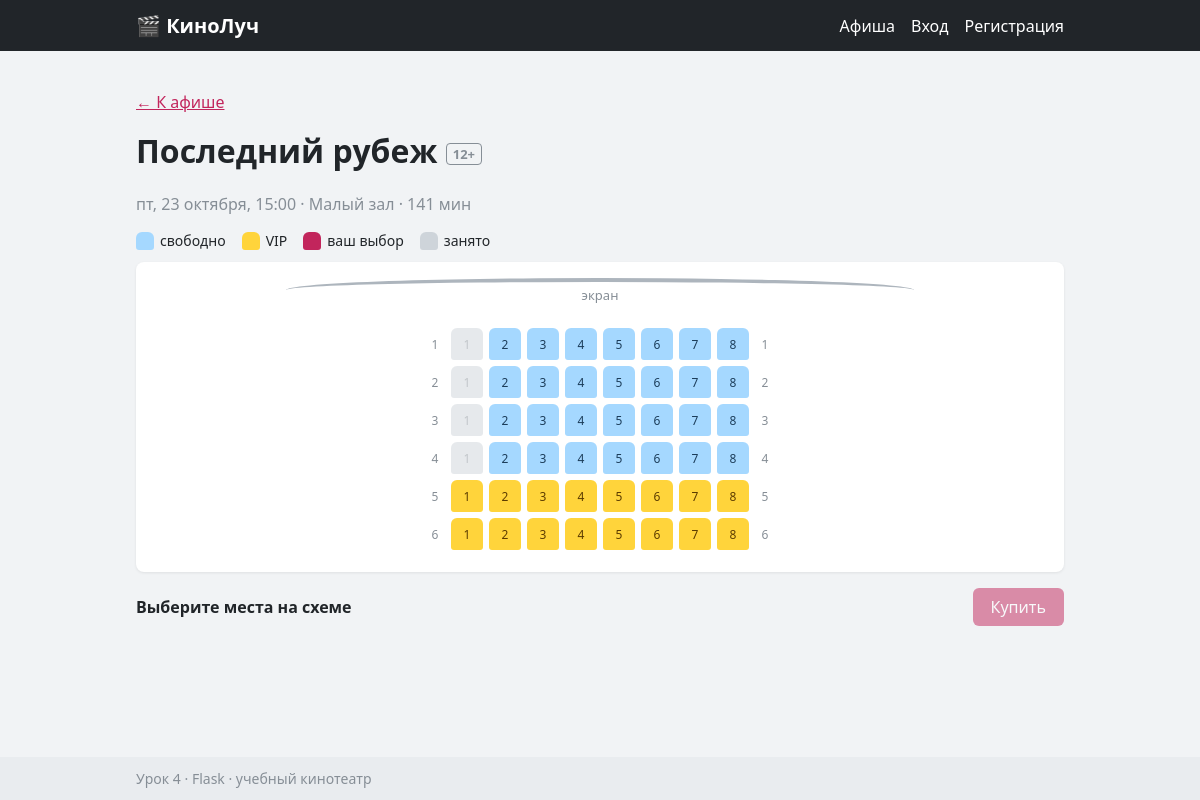
/showtime/7, run on the app's committed database.
### tables this page shows
CREATE TABLE movies (
    id INTEGER PRIMARY KEY AUTOINCREMENT,
    title TEXT NOT NULL,
    duration_min INTEGER NOT NULL,
    age TEXT NOT NULL,
    description TEXT NOT NULL
);

CREATE TABLE halls (
    id INTEGER PRIMARY KEY AUTOINCREMENT,
    name TEXT NOT NULL,
    rows_count INTEGER NOT NULL,
    seats_count INTEGER NOT NULL
);

### app/views/schedule.py (the view)
@bp.route("/showtime/<int:showtime_id>")
def showtime(showtime_id):
    st = showtimes_repo.get(showtime_id)
    if st is None:
        abort(404)
    if st.is_past():
        flash("Этот сеанс уже начался — выберите другой")
        return redirect(url_for("schedule.index"))
    return render_template(
        "showtime.html",
        st=st,
        taken=showtimes_repo.taken_seats(st.id),
        prices=pricing.row_prices(st),
        max_seats=config.MAX_SEATS,
    )

### app/auth.py (called while the page is built, shortened)
def current_user():
    user_id = session.get("user_id")
    if user_id is None:
        return None

def inject_user():
    return {"user": current_user()}

### app/db.py (called while the page is built)
def get_db():
    if "db" not in g:
        if not os.path.exists(config.DATABASE):
            init_db()
        g.db = sqlite3.connect(config.DATABASE)
        g.db.row_factory = sqlite3.Row
    return g.db

### app/models/hall.py (called while the page is built)
    def is_vip(self, row):
        return row > self.rows - config.VIP_ROWS

### app/models/showtime.py (called while the page is built)
    def is_past(self, now=None):
        now = now or datetime.now()
        return self.start <= now

### app/repositories/showtimes.py (called while the page is built)
def _to_showtime(row):
    return Showtime(
        id=row["id"],
        start=datetime.strptime(row["start"], "%Y-%m-%d %H:%M"),
        movie=Movie(
            id=row["movie_id"],
            title=row["title"],
            duration_min=row["duration_min"],
            age=row["age"],
            description=row["description"],
        ),
        hall=Hall(
            id=row["hall_id"],
            name=row["hall_name"],
            rows=row["rows_count"],
            seats=row["seats_count"],
        ),
    )

def get(showtime_id):
    row = get_db().execute(queries.SHOWTIME_BY_ID, (showtime_id,)).fetchone()
    return _to_showtime(row) if row else None

def taken_seats(showtime_id):
    rows = get_db().execute(queries.TAKEN_SEATS, (showtime_id,)).fetchall()
    return [(r["row_no"], r["seat_no"]) for r in rows]

### app/services/pricing.py (called while the page is built)
def seat_price(showtime, row):
    price = config.BASE_PRICE
    if showtime.start.hour < config.MORNING_UNTIL:
        price = price * (100 - config.MORNING_DISCOUNT_PERCENT) // 100
    if is_weekend(showtime.start):
        price = price * (100 + config.WEEKEND_EXTRA_PERCENT) // 100
    if row > showtime.hall.rows - config.VIP_ROWS:
        price += config.VIP_EXTRA
    return price

def row_prices(showtime):
    return {row: seat_price(showtime, row) for row in range(1, showtime.hall.rows + 1)}

### app/utils/dates.py (called while the page is built)
def is_weekend(day):
    return day.isoweekday() >= 6

def human_day(day):
    return f"{WEEKDAYS[day.weekday()]}, {day.day} {MONTHS[day.month - 1]}"

def hhmm(moment):
    return moment.strftime("%H:%M")

### app/utils/formatting.py (called while the page is built)
def money(value):
    return f"{value:,}".replace(",", " ") + " ₸"

### app/templates/showtime.html (shortened to what this page needs)
{% extends "base.html" %}
{% block content %}
  <p><a href="{{ url_for('schedule.index', day=st.start.date().isoformat()) }}">← К афише</a></p>
  <h1>{{ st.movie.title }} <span class="age">{{ st.movie.age }}</span></h1>
  <p class="muted">{{ st.start|day }}, {{ st.start|hhmm }} · {{ st.hall.name }} · {{ st.movie.duration_min }} мин</p>
  <div class="legend">
    <span><i class="seat seat--demo"></i> свободно</span>
    <span><i class="seat seat--demo seat--vip"></i> VIP</span>
    <span><i class="seat seat--demo seat--selected"></i> ваш выбор</span>
    <span><i class="seat seat--demo seat--taken"></i> занято</span>
  </div>
  <div class="hall" id="hall" data-showtime="{{ st.id }}" data-max="{{ max_seats }}">
    <div class="screen">экран</div>
    {% for r in range(1, st.hall.rows + 1) %}
      <div class="hall__row">
        <span class="hall__label">{{ r }}</span>
        {% for n in range(1, st.hall.seats + 1) %}
          {% set is_taken = (r, n) in taken %}
          <button type="button"
                  class="seat {% if st.hall.is_vip(r) %}seat--vip{% endif %} {% if is_taken %}seat--taken{% endif %}"
                  data-row="{{ r }}" data-number="{{ n }}" data-price="{{ prices[r] }}"
                  title="Ряд {{ r }}, место {{ n }} — {{ prices[r]|money }}"
                  {% if is_taken %}disabled{% endif %}>{{ n }}</button>
        {% endfor %}
        <span class="hall__label">{{ r }}</span>
      </div>
    {% endfor %}
  </div>
  <div class="summary">
    <p id="summary">Выберите места на схеме</p>
    <button type="button" id="buy" disabled>Купить</button>
  </div>
  <p class="error" id="error"></p>
{% endblock %}

### app/static/css/style.css (style rules this page uses)
* { box-sizing: border-box; }
body { margin: 0; font-family: "Segoe UI", Arial, sans-serif; background: #f1f3f5; color: #212529; display: flex; flex-direction: column; min-height: 100vh; }
a { color: #c2255c; }
h1 { margin-top: 0; }
.muted { color: #868e96; }
.error { color: #c92a2a; font-weight: 600; min-height: 1.2em; }
.age { display: inline-block; font-size: 13px; padding: 1px 6px; border: 1px solid #868e96; border-radius: 4px; color: #868e96; vertical-align: middle; }
.legend { display: flex; flex-wrap: wrap; gap: 16px; margin: 12px 0; font-size: 14px; }
.legend span { display: inline-flex; align-items: center; gap: 6px; }
.hall { overflow-x: auto; background: #fff; border-radius: 8px; padding: 16px; box-shadow: 0 1px 3px rgba(0, 0, 0, 0.08); }
.screen { margin: 0 auto 20px; width: 70%; padding: 4px; text-align: center; font-size: 13px; color: #868e96; border-top: 4px solid #adb5bd; border-radius: 50% 50% 0 0 / 12px 12px 0 0; }
.hall__row { display: flex; justify-content: center; align-items: center; gap: 6px; margin-bottom: 6px; min-width: max-content; }
.hall__label { width: 20px; text-align: center; font-size: 12px; color: #868e96; }
.seat { width: 32px; height: 32px; padding: 0; border: none; border-radius: 6px 6px 3px 3px; background: #a5d8ff; color: #1c3d5a; font: inherit; font-size: 12px; cursor: pointer; }
.seat--demo { display: inline-block; width: 18px; height: 18px; cursor: default; }
.seat--vip { background: #ffd43b; color: #5c3c00; }
.seat--selected { background: #c2255c; color: #fff; }
.seat--taken, .seat:disabled { background: #ced4da; color: #868e96; cursor: not-allowed; }
.summary { display: flex; flex-wrap: wrap; align-items: center; justify-content: space-between; gap: 12px; margin-top: 16px; }
.summary p { margin: 0; font-weight: 600; }
button { font: inherit; padding: 8px 18px; border: none; border-radius: 6px; background: #c2255c; color: #fff; cursor: pointer; }
button:disabled { opacity: 0.5; cursor: not-allowed; }

### data on the page
movies: movie "Последний рубеж", movie.age "12+", movie.duration_min "141"
halls: hall.name "Малый зал"

### other printed values
{{ st.start|day }} "пт, 23 октября"
{{ st.start|hhmm }} "15:00"
{{ r }} "1" "2" "3" "4" "5" "6"
{{ n }} "1" "2" "3" "4" "5" "6" "7" "8" "1" "2" "3" "4" "5" "6" "7" "8" "1" "2" "3" "4" "5" "6" "7" "8" "1" "2" "3" "4" "5" "6" "7" "8" "1" "2" "3" "4" "5" "6" "7" "8" "1" "2" "3" "4" "5" "6" "7" "8"
